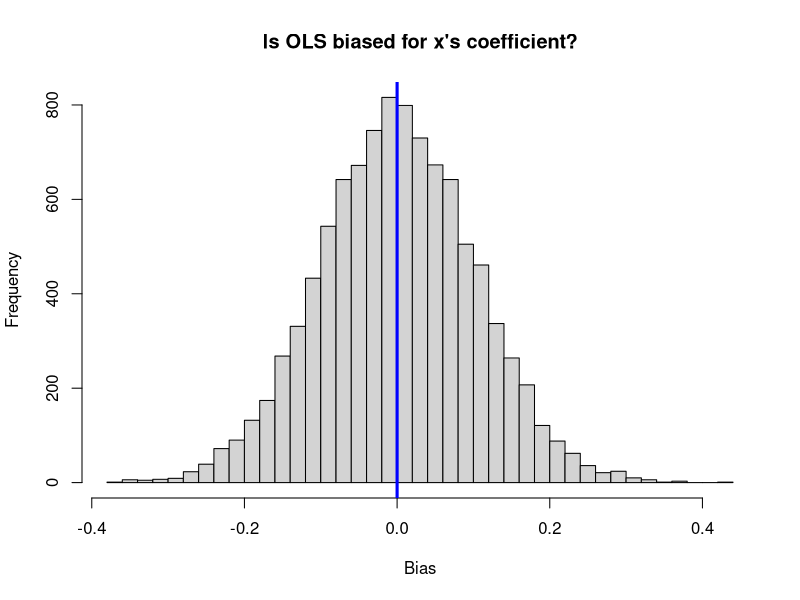

R code for this plot:

# Setup ------------------------------------------------------------------------
# Options
options(stringsAsFactors = F)
# Packages
library(haven)
library(dplyr)
# Set the directory
setwd("/Users/edwardarubin/Dropbox/Teaching/ARE212/Section03/")

# Simple sample function -------------------------------------------------------
# Define the function (named 'triple_prod')
triple_prod <- function(x, y, z) {
  # Take the product of the three arguments
  tmp_prod <- x * y * z
  # Return 'tmp_prod'
  return(tmp_prod)
}

# Test the function
triple_prod(x = 2, y = 3, z = 5)

# Load the data ----------------------------------------------------------------
cars <- read_dta(file = "auto.dta")

# Our OLS function -------------------------------------------------------------
# Example values for our function
data <- cars
y <- "price"
X <- c("mpg", "weight")

# Define the function
b_ols <- function(data, y, X) {
  # Require the 'dplyr' package
  require(dplyr)
  
  # Select y variable data from 'data'
  y_data <- select_(data, .dots = y)
  # Convert y_data to matrices
  y_data <- as.matrix(y_data)
  
  # Select X variable data from 'data'
  X_data <- select_(data, .dots = X)
  # Add a column of ones to X_data
  X_data <- mutate_(X_data, "ones" = 1)
  # Move the intercept column to the front
  X_data <- select_(X_data, "ones", .dots = X)
  # Convert X_data to matrices
  X_data <- as.matrix(X_data)
  
  # Calculate beta hat
  beta_hat <- solve(t(X_data) %*% X_data) %*% t(X_data) %*% y_data
  # Change the name of 'ones' to 'intercept'
  rownames(beta_hat) <- c("intercept", X)
  # Return beta_hat
  return(beta_hat)
}

b_ols(data = cars, y = "price", X = c("mpg", "weight"))

# Revised OLS function ---------------------------------------------------------
b_ols <- function(data, y, X) {
  # Require the 'dplyr' package
  require(dplyr)
  
  # Create the y matrix
  y_data <- data %>%
    # Select y variable data from 'data'
    select_(.dots = y) %>%
    # Convert y_data to matrices
    as.matrix()
  
  # Create the X matrix
  X_data <- data %>%
    # Select X variable data from 'data'
    select_(.dots = X) %>%
    # Add a column of ones to X_data
    mutate_("ones" = 1) %>%
    # Move the intercept column to the front
    select_("ones", .dots = X) %>%
    # Convert X_data to matrices
    as.matrix()
  
  # Calculate beta hat
  beta_hat <- solve(t(X_data) %*% X_data) %*% t(X_data) %*% y_data
  # Change the name of 'ones' to 'intercept'
  rownames(beta_hat) <- c("intercept", X)
  # Return beta_hat
  return(beta_hat)
}

# lapply meets b_ols -----------------------------------------------------------
# Define the target outcome variables
target_vars <- c("price", "headroom", "trunk", "length", "turn",
  "displacement", "gear_ratio", "foreign")
# The 'lapply' call
results_list <- lapply(
  X = target_vars,
  FUN = function(i) b_ols(data = cars, y = i, X = c("mpg", "weight"))
)
# The results
results_list
# Cleaning up the results list
results_df <- lapply(X = results_list, FUN = data.frame) %>% bind_cols()
# We lose the row names in the process; add them back
rownames(results_df) <- c("intercept", "mpg", "weight")
# Check out results_df
results_df

# A function to calculate bias in one draw -------------------------------------
data_baker <- function(sample_n, true_beta) {
  # First generate x from N(0,1)
  x <- rnorm(sample_n)
  # Now the error from N(0,1)
  e <- rnorm(sample_n)
  # Now combine true_beta, x, and e to get y
  y <- true_beta[1] + true_beta[2] * x + e
  # Define the data matrix of independent vars.
  X <- cbind(1, x)
  # Force y to be a matrix
  y <- matrix(y, ncol = 1)
  # Calculate the OLS estimates
  b_ols <- solve(t(X) %*% X) %*% t(X) %*% y
  # Convert b_ols to vector
  b_ols <- b_ols %>% as.vector()
  # Calculate bias, force to 2x1 data.frame()
  the_bias <- (true_beta - b_ols) %>%
    matrix(ncol = 2) %>% data.frame()
  # Set names
  names(the_bias) <- c("bias_intercept", "bias_x")
  # Return the bias
  return(the_bias)
}
# Set seed
set.seed(12345)
# Run once
data_baker(sample_n = 100, true_beta = c(1, 3))


# A function to run a full simulation ------------------------------------------
bias_simulator <- function(n_sims, sample_n, true_beta) {
  
  # A function to calculate bias
  data_baker <- function(sample_n, true_beta) {
    # First generate x from N(0,1)
    x <- rnorm(sample_n)
    # Now the error from N(0,1)
    e <- rnorm(sample_n)
    # Now combine true_beta, x, and e to get y
    y <- true_beta[1] + true_beta[2] * x + e
    # Define the data matrix of independent vars.
    X <- cbind(1, x)
    # Force y to be a matrix
    y <- matrix(y, ncol = 1)
    # Calculate the OLS estimates
    b_ols <- solve(t(X) %*% X) %*% t(X) %*% y
    # Convert b_ols to vector
    b_ols <- b_ols %>% as.vector()
    # Calculate bias, force to 2x1 data.frame()
    the_bias <- (true_beta - b_ols) %>%
      matrix(ncol = 2) %>% data.frame()
    # Set names
    names(the_bias) <- c("bias_intercept", "bias_x")
    # Return the bias
    return(the_bias)
  }
  
  # Run data_baker() n_sims times with given parameters
  sims_dt <- lapply(
    X = 1:n_sims,
    FUN = function(i) data_baker(sample_n, true_beta)) %>%
    # Bind the rows together to output a nice data.frame
    bind_rows()
  
  # Return sim_dt
  return(sims_dt)
}

# Set seed
set.seed(12345)
# Run it
sim_dt <- bias_simulator(n_sims = 1e4, sample_n = 100, true_beta = c(1,3))
# Check the results with a histogram
hist(sim_dt[,2],
  breaks = 30,
  main = "Is OLS biased for x's coefficient?",
  xlab = "Bias")
# Emphasize the zero line
abline(v = 0, col = "blue", lwd = 3)

